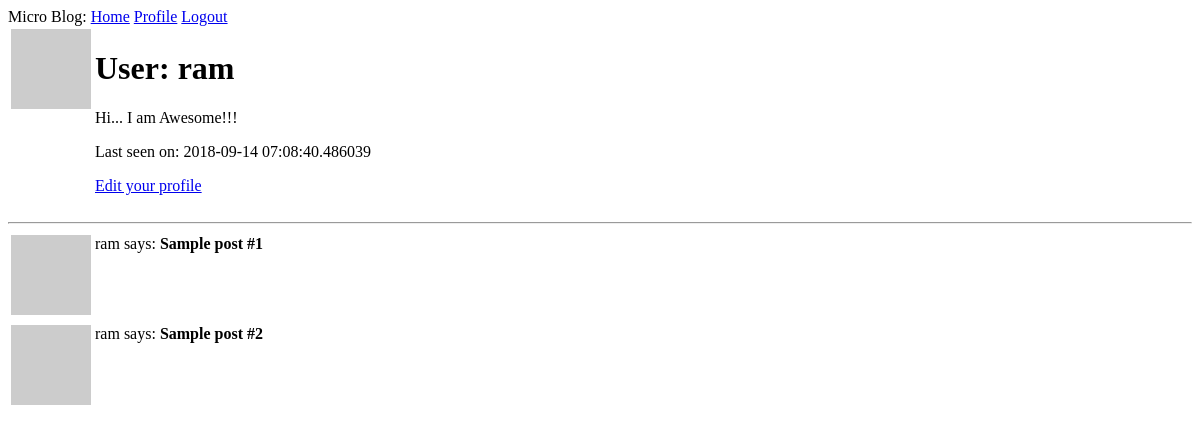
The app's page /user/ram (signed in), older data.
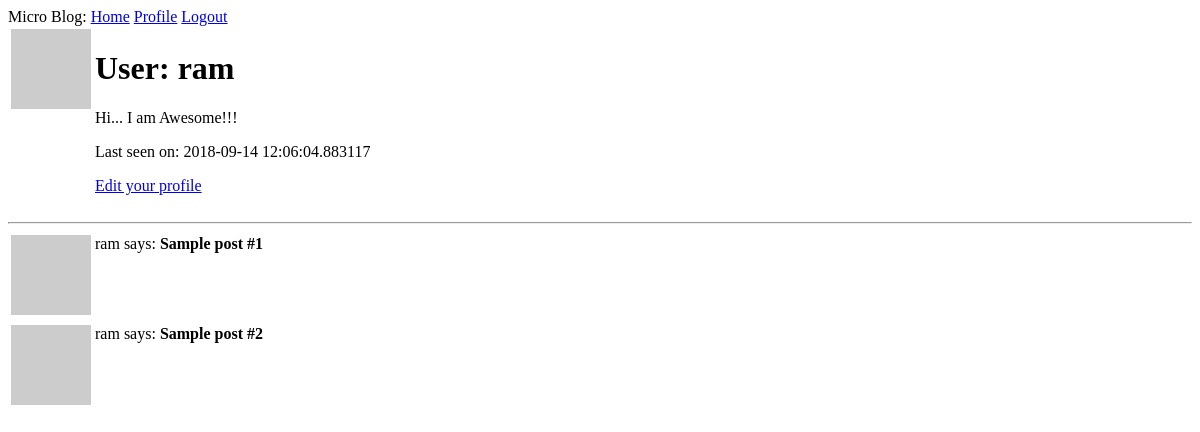
The same page, newer data.
### my_app/models.py (models this page shows, shortened)
class User(UserMixin, db.Model):
	id = db.Column(db.Integer, primary_key=True)
	username= db.Column(db.String(64), index=True, unique=True)
	email = db.Column(db.String(120), index=True, unique=True)
	password_hash = db.Column(db.String(128))
	posts = db.relationship("Post", backref="author", lazy="dynamic")
	about_me = db.Column(db.String(140))
	last_seen = db.Column(db.DateTime, default=datetime.utcnow)
	followed = db.relationship('User', secondary=followers,
		primaryjoin=(followers.c.follower_id == id),
		secondaryjoin=(followers.c.followed_id == id),
		backref=db.backref("followers", lazy="dynamic"), lazy="dynamic")
	def avatar(self, size):
		digest = md5(self.email.lower().encode('utf-8')).hexdigest()
		return "https://www.gravatar.com/avatar/{}?d=identicon&s={}".format(digest, size)

### my_app/routes.py (the view)
@app.route("/user/<username>")
@login_required
def user(username):
	user = User.query.filter_by(username=username).first_or_404()
	posts = [
		{"author":user, "body":"Sample post #1"},
		{"author":user, "body":"Sample post #2"}
	]
	return render_template("user.html",user=user,posts=posts)

### my_app/models.py (called while the page is built)
@login.user_loader
def load_user(id):
	return User.query.get(int(id))

### my_app/routes.py (called while the page is built)
@app.before_request
def before_request():
	if current_user.is_authenticated:
		current_user.last_seen = datetime.utcnow()
		db.session.commit()

### my_app/templates/user.html
{% extends "base.html" %}
{% block content %}
	<table>
		<tr valign="top">
			<td><img src="{{ user.avatar(128) }}"></td>
			<td><h1>User: {{ user.username }}</h1>
				{% if user.about_me %}<p> {{ user.about_me }} </p> {% endif %}
				{% if user.last_seen %}<p> Last seen on: {{ user.last_seen }} </p> {% endif %}
				{% if user == current_user %}
				<p><a href="{{ url_for('edit_profile') }}">Edit your profile</a></p>
				{% endif %}
			</td>
		</tr>
	</table>
	<hr>
	{% for post in posts %}
		{% include "_posts.html" %}
	{% endfor %}
{% endblock %}

### my_app/templates/base.html (shortened to what this page needs)
<!DOCTYPE html>
<html>
<head>
</head>
<body>
	<div>Micro Blog:
		<a href= "{{ url_for('index') }}">Home</a>
		{% if current_user.is_anonymous %}
			<a href= "{{ url_for('login') }}">Login</a>
		{% else %}
			<a href="{{ url_for('user', username=current_user.username) }}">Profile</a>
			<a href= "{{ url_for('logout') }}">Logout</a>
		{% endif %}
	</div>
	{% block content %}{% endblock %}
</body>
</html>

### my_app/templates/_posts.html
<table>
		<tr valign="top">
			<td><img src="{{ post.author.avatar(36) }}"</td>
			<td>{{ post.author.username }} says: <b>{{ post.body }}</b></td>
		</tr>
</table>

Row changes from the older to the newer data that the page shows:
changed User "ram": last_seen "2018-09-14 07:08:40.486039" → "2018-09-14 12:06:04.883117"
